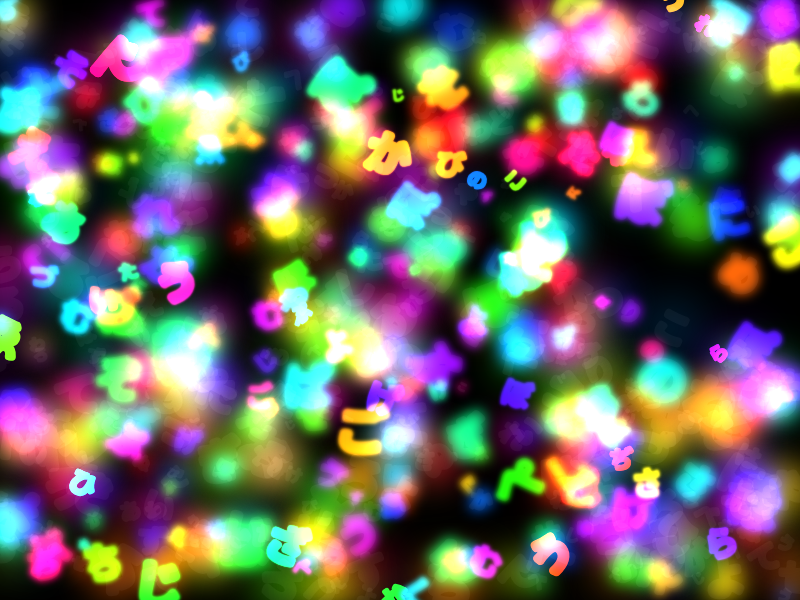
Frame 1 (no input)
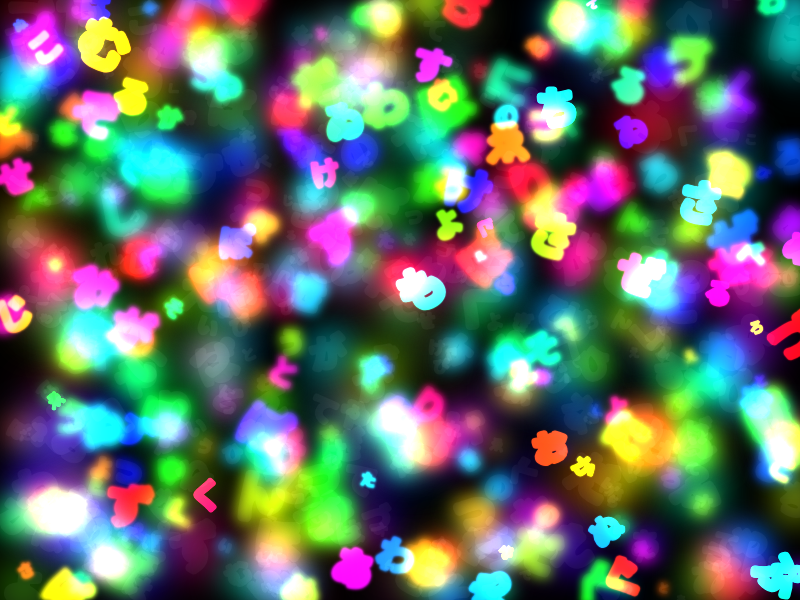
Frame 2 (the mouse pressed at the canvas centre, redrawn once)

The p5.js sketch that drew these frames (run headless with seeded random() and noise() and a simulated clock; the mouse was pressed at the canvas centre and the sketch redrawn once):

// p5.js sketch
// ── sketch.js
function setup() {
    createCanvas(800, 600);
    angleMode(DEGREES);
    strokeJoin(ROUND);
    textAlign(CENTER, CENTER);
    colorMode(HSB, 360, 100, 100, 100);
    noLoop();
  }
  
  function draw() {
    blendMode(BLEND);
    background(0);
    
    blendMode(ADD);

    for (let i = 0; i < 600; i++) { 
      let S = random(50, 10);

      strokeWeight(S * 0.2);
      drawingContext.shadowColor = color(random(360), 100, 100);
      drawingContext.shadowBlur = random(50);
      stroke(4);
      textSize(S);
      noFill();

      let hiragana = String.fromCodePoint(floor(random(12353, 12437)));

      push ()
      translate (random(width), random(height));
      rotate (random(-45, 45));
      text(hiragana, 0, 0);
      pop ();
    }
  }
  
